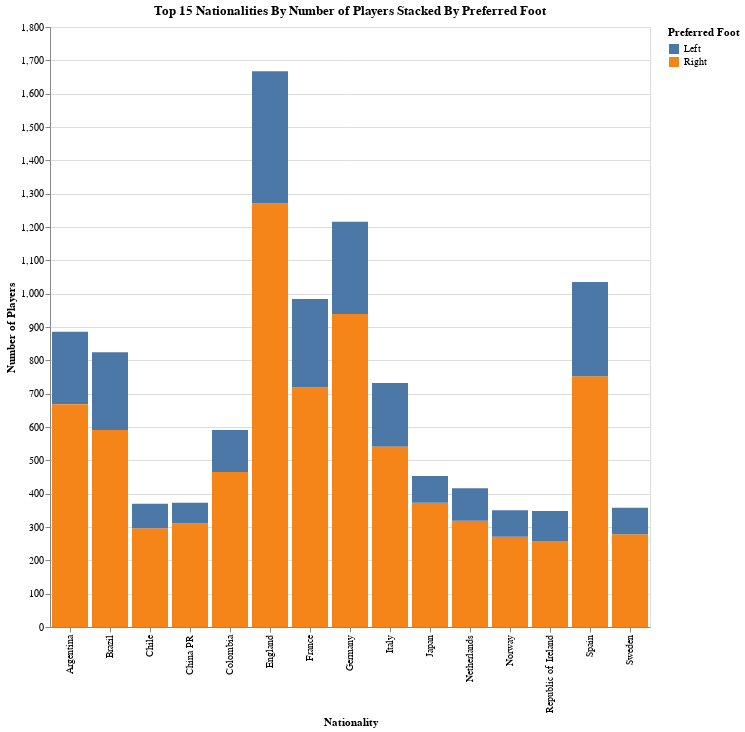

Source (notebook cell):
### Code cell
stacked_bar_chart = alt.Chart(top_nationalities_df).mark_bar().encode(
    x=alt.X('nationality:N', title='Nationality'),
    y=alt.Y('count():Q', title='Number of Players'),
    color=alt.Color('preferred_foot:N', title='Preferred Foot', legend=alt.Legend(orient='right')),
    tooltip=['nationality', 'preferred_foot', 'count()']
).properties(
    title="Top 15 Nationalities By Number of Players Stacked By Preferred Foot",
    width=600,
    height=600
)

stacked_bar_chart

### Figure 1 — Vega specification as saved in the notebook (floating-point values rounded to 4 significant figures)
{"$schema": "https://vega.github.io/schema/vega/v5.json", "data": [{"name": "source_0", "values": [{"__count": 218, "__count_end": 886.0, "__count_start": 668.0, "nationality": "Argentina", "preferred_foot": "Left"}, {"__count": 591, "__count_end": 591.0, "__count_start": 0.0, "nationality": "Brazil", "preferred_foot": "Right"}, {"__count": 939, "__count_end": 939.0, "__count_start": 0.0, "nationality": "Germany", "preferred_foot": "Right"}, {"__count": 319, "__count_end": 319.0, "__count_start": 0.0, "nationality": "Netherlands", "preferred_foot": "Right"}, {"__count": 719, "__count_end": 719.0, "__count_start": 0.0, "nationality": "France", "preferred_foot": "Right"}, {"__count": 1271, "__count_end": 1271.0, "__count_start": 0.0, "nationality": "England", "preferred_foot": "Right"}, {"__count": 752, "__count_end": 752.0, "__count_start": 0.0, "nationality": "Spain", "preferred_foot": "Right"}, {"__count": 191, "__count_end": 732.0, "__count_start": 541.0, "nationality": "Italy", "preferred_foot": "Left"}, {"__count": 668, "__count_end": 668.0, "__count_start": 0.0, "nationality": "Argentina", "preferred_foot": "Right"}, {"__count": 265, "__count_end": 984.0, "__count_start": 719.0, "nationality": "France", "preferred_foot": "Left"}, {"__count": 233, "__count_end": 824.0, "__count_start": 591.0, "nationality": "Brazil", "preferred_foot": "Left"}, {"__count": 283, "__count_end": 1035.0, "__count_start": 752.0, "nationality": "Spain", "preferred_foot": "Left"}, {"__count": 541, "__count_end": 541.0, "__count_start": 0.0, "nationality": "Italy", "preferred_foot": "Right"}, {"__count": 277, "__count_end": 1216.0, "__count_start": 939.0, "nationality": "Germany", "preferred_foot": "Left"}, {"__count": 278, "__count_end": 278.0, "__count_start": 0.0, "nationality": "Sweden", "preferred_foot": "Right"}, {"__count": 126, "__count_end": 591.0, "__count_start": 465.0, "nationality": "Colombia", "preferred_foot": "Left"}, {"__count": 296, "__count_end": 296.0, "__count_start": 0.0, "nationality": "Chile", "preferred_foot": "Right"}, {"__count": 465, "__count_end": 465.0, "__count_start": 0.0, "nationality": "Colombia", "preferred_foot": "Right"}, {"__count": 396, "__count_end": 1667.0, "__count_start": 1271.0, "nationality": "England", "preferred_foot": "Left"}, {"__count": 271, "__count_end": 271.0, "__count_start": 0.0, "nationality": "Norway", "preferred_foot": "Right"}, {"__count": 97, "__count_end": 416.0, "__count_start": 319.0, "nationality": "Netherlands", "preferred_foot": "Left"}, {"__count": 373, "__count_end": 373.0, "__count_start": 0.0, "nationality": "Japan", "preferred_foot": "Right"}, {"__count": 311, "__count_end": 311.0, "__count_start": 0.0, "nationality": "China PR", "preferred_foot": "Right"}, {"__count": 258, "__count_end": 258.0, "__count_start": 0.0, "nationality": "Republic of Ireland", "preferred_foot": "Right"}, {"__count": 79, "__count_end": 350.0, "__count_start": 271.0, "nationality": "Norway", "preferred_foot": "Left"}, {"__count": 74, "__count_end": 370.0, "__count_start": 296.0, "nationality": "Chile", "preferred_foot": "Left"}, {"__count": 80, "__count_end": 358.0, "__count_start": 278.0, "nationality": "Sweden", "preferred_foot": "Left"}, {"__count": 90, "__count_end": 348.0, "__count_start": 258.0, "nationality": "Republic of Ireland", "preferred_foot": "Left"}, {"__count": 80, "__count_end": 453.0, "__count_start": 373.0, "nationality": "Japan", "preferred_foot": "Left"}, {"__count": 62, "__count_end": 373.0, "__count_start": 311.0, "nationality": "China PR", "preferred_foot": "Left"}]}, {"name": "source_0_x_domain_nationality", "values": [{"nationality": "Argentina"}, {"nationality": "Brazil"}, {"nationality": "Germany"}, {"nationality": "Netherlands"}, {"nationality": "France"}, {"nationality": "England"}, {"nationality": "Spain"}, {"nationality": "Italy"}, {"nationality": "Sweden"}, {"nationality": "Colombia"}, {"nationality": "Chile"}, {"nationality": "Norway"}, {"nationality": "Japan"}, {"nationality": "China PR"}, {"nationality": "Republic of Ireland"}]}, {"name": "source_0_color_domain_preferred_foot", "values": [{"preferred_foot": "Left"}, {"preferred_foot": "Right"}]}], "marks": [{"type": "rect", "name": "marks", "from": {"data": "source_0"}, "encode": {"update": {"y2": {"field": "__count_start", "scale": "y"}, "fill": {"field": "preferred_foot", "scale": "color"}, "tooltip": {"signal": "{\"nationality\": isValid(datum[\"nationality\"]) ? datum[\"nationality\"] : \"\"+datum[\"nationality\"], \"preferred_foot\": isValid(datum[\"preferred_foot\"]) ? datum[\"preferred_foot\"] : \"\"+datum[\"preferred_foot\"], \"Count of Records\": format(datum[\"__count\"], \"\")}"}, "width": {"signal": "max(0.25, bandwidth('x'))"}, "y": {"field": "__count_end", "scale": "y"}, "x": {"field": "nationality", "scale": "x"}}}, "style": ["bar"]}], "scales": [{"name": "x", "type": "band", "domain": {"data": "source_0_x_domain_nationality", "field": "nationality", "sort": true}, "range": [0, {"signal": "width"}], "paddingInner": 0.1, "paddingOuter": 0.05}, {"name": "y", "type": "linear", "domain": {"data": "source_0", "fields": ["__count_start", "__count_end"]}, "range": [{"signal": "height"}, 0], "nice": true, "zero": true}, {"name": "color", "type": "ordinal", "domain": {"data": "source_0_color_domain_preferred_foot", "field": "preferred_foot", "sort": true}, "range": "category"}], "axes": [{"scale": "y", "ticks": false, "labels": false, "minExtent": 0, "zindex": 0, "aria": false, "orient": "left", "grid": true, "gridScale": "x", "maxExtent": 0, "tickCount": {"signal": "ceil(height/40)"}, "domain": false}, {"scale": "x", "grid": false, "labelAngle": 270, "zindex": 0, "labelBaseline": "middle", "title": "Nationality", "labelAlign": "right", "orient": "bottom"}, {"scale": "y", "orient": "left", "title": "Number of Players", "tickCount": {"signal": "ceil(height/40)"}, "labelOverlap": true, "grid": false, "zindex": 0}], "title": {"text": "Top 15 Nationalities By Number of Players Stacked By Preferred Foot", "frame": "group"}, "legends": [{"orient": "right", "title": "Preferred Foot", "fill": "color", "symbolType": "square"}], "width": 600, "height": 600, "style": "cell", "background": "white", "padding": 5}
